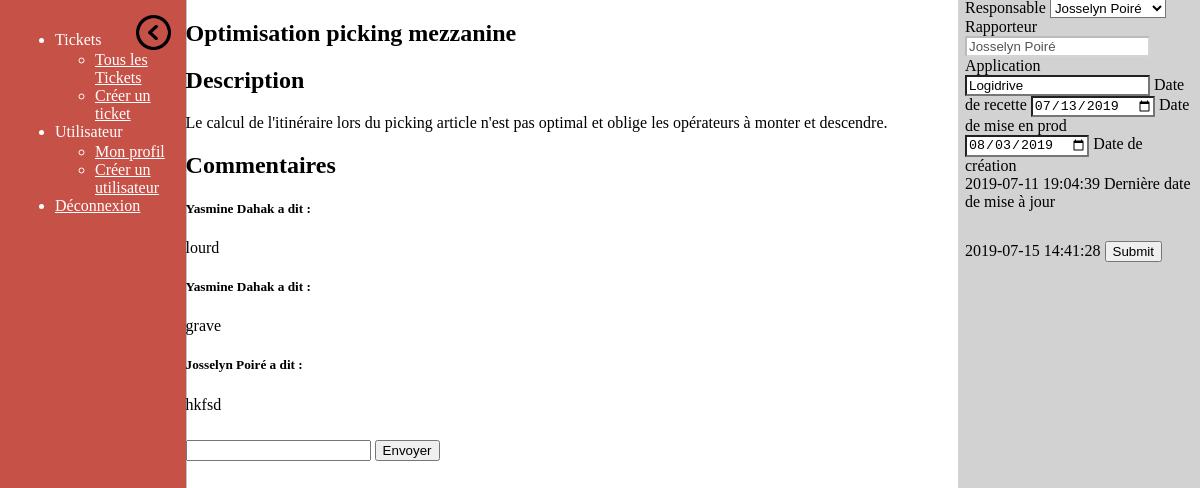
The page /ticket.php?id=1 (signed in) on the database its author committed.
### tables this page shows
CREATE TABLE IF NOT EXISTS `user` (
  `user` varchar(20) NOT NULL,
  `mdp` varchar(255) NOT NULL,
  `prenom` varchar(30) NOT NULL,
  `nom` varchar(30) NOT NULL,
  `mail` varchar(255) NOT NULL,
  `profil` text NOT NULL,
  `del` int(11) NOT NULL DEFAULT '0',
  PRIMARY KEY (`user`)
);

CREATE TABLE IF NOT EXISTS `ticket` (
  `id` int(11) NOT NULL AUTO_INCREMENT,
  `nom` varchar(50) NOT NULL,
  `description` text NOT NULL,
  `etat` int(11) NOT NULL,
  `application` varchar(255) NOT NULL,
  `drec` date DEFAULT NULL,
  `dmep` date DEFAULT NULL,
  `rapporteur` varchar(50) NOT NULL,
  `responsable` varchar(50) NOT NULL DEFAULT 'nobody',
  `dcre` timestamp NOT NULL DEFAULT CURRENT_TIMESTAMP,
  `dmaj` timestamp NOT NULL DEFAULT CURRENT_TIMESTAMP,
  `del` tinyint(4) NOT NULL DEFAULT '0',
  PRIMARY KEY (`id`),
  KEY `etat` (`etat`),
  KEY `rapporteur` (`rapporteur`),
  KEY `responsable` (`responsable`)
);

### ticket.php (the view, shortened to what this page needs)
 <?php
	include 'connexion.php';
	$res = $bdd->query("select * from ticket where del = 0 and id = ".$_GET['id']);
	$tick = $res->fetch();
	$dcre = $tick['dcre'];
	$dmaj = $tick['dmaj'];
	$desc = $tick['description'];
	$drec = $tick['drec'];
	$dmep = $tick['dmep'];
	$nom = $tick['nom'];
	$rap = $tick['rapporteur'];
	$resp = $tick['responsable'];
	$app = $tick['application'];
	$rp = $bdd->query("select nom,prenom from user where user = '".$rap."' and del = 0");
	$rapo = $rp->fetch();
?>
<!DOCTYPE html>
<html lang="fr">
<head>
	<link rel="stylesheet" type="text/css" href="./css/style.css">
	<link rel="stylesheet" href="http://www.iut-fbleau.fr/css/concise.min.css">
	<link rel="stylesheet" href="http://www.iut-fbleau.fr/css/concise-utils/concise-utils.min.css">
	<link rel="stylesheet" href="http://www.iut-fbleau.fr/css/concise-ui/concise-ui.min.css">
</head>
<body>
	<?php include 'menu.php'; ?>
	<aside class="information">
		<form method="post" action="update_tick.php">
			<label>Responsable</label>
			<select name="responsable" class="champ">
				<?php
					$re = $bdd->query("SELECT * FROM user WHERE profil = \"Developpeur\" and del = 0");
					foreach ($re as $line) {
						if ($line['user'] == $resp) {
							print('<option value="'.$line['user'].'" selected>'.$line['prenom'].' '.$line['nom'].'</option>');
						} else {
							print('<option value="'.$line['user'].'">'.$line['prenom'].' '.$line['nom'].'</option>');
						}
					}
				?>
			</select>
			<label>Rapporteur</label>
			<input type="text" name="rapporteur" class="champ" value="<?php echo $rapo['prenom'].' '.$rapo['nom']; ?>" disabled>
			<label>Application</label>
			<input type="text" name="app" value="<?php echo $app?>" class="champ">
			<label>Date de recette</label>
			<input type="date" name="recette" class="champ" value="<?php echo $drec; ?>">
			<label>Date de mise en prod</label>
			<input type="date" name="prod" class="champ" value="<?php echo$dmep; ?>">
			<label>Date de création
			<br><?php echo $dcre?></label>
			<label>Dernière date de mise à jour
			<br><?php echo $dmaj?></label>
			<input type="submit" name="Valider" style="margin-top: 30px">
		</form>
	</aside>
	<section>
		<h1><?php echo $nom; ?></h1>
		<h2 class="_bb1 _mts _mbs">Description</h2>
		<p>
			<?php echo $desc; ?>
		</p>
	</section>
	<section>
		<h2>Commentaires</h2>
		<?php
			$res = $bdd->query("SELECT c.text, u.nom, u.prenom FROM comm c join user u on c.user = u.user WHERE c.del = 0 order by c.id_mess");
			foreach ($res as $com) {
				echo "<h5>".$com['prenom']." ".$com['nom']." a dit :</h5>";
				echo "<p class=\"comments\">";
				echo $com['text'];
				echo "</p>";
			}
		?>
		<form method="post" action="add_com.php">
			<input type="text" name="comm" class="comm">
			<input type="submit" value="Envoyer" style="margin-top: 10px">
		</form>
	</section>
</body>
</html

### css/style.css (style rules this page uses)
aside.information { width: 19%; height: 100%; position: absolute; top : -27px; right: 0px; padding: 7px; background-color: rgb(210,210,210); }
section { width: 64%; position: relative; top: 0px; left: 15%; }
aside .champ, select.champ { background-color: white; }
.comm { height: auto; word-wrap: break-word; overflow: auto; }

### rows shown on the page
user: rapporteur "Josselyn Poiré"
ticket: app "Logidrive", recette "07/13/2019", prod "08/03/2019", dcre "2019-07-11 19:04:39", dmaj "2019-07-15 14:41:28", nom "Optimisation picking mezzanine", description "Le calcul de l'itinéraire lors du picking article n'est pas optimal et oblige les opérateurs à monter et descendre."

### other values the page prints
$com['prenom'] "Yasmine"
$com['nom'] "Dahak"
$com['text'] "lourd"
$com['text'] "grave"
$com['prenom'] "Josselyn"
$com['nom'] "Poiré"
$com['text'] "hkfsd"
form field responsable "Josselyn Poiré"
